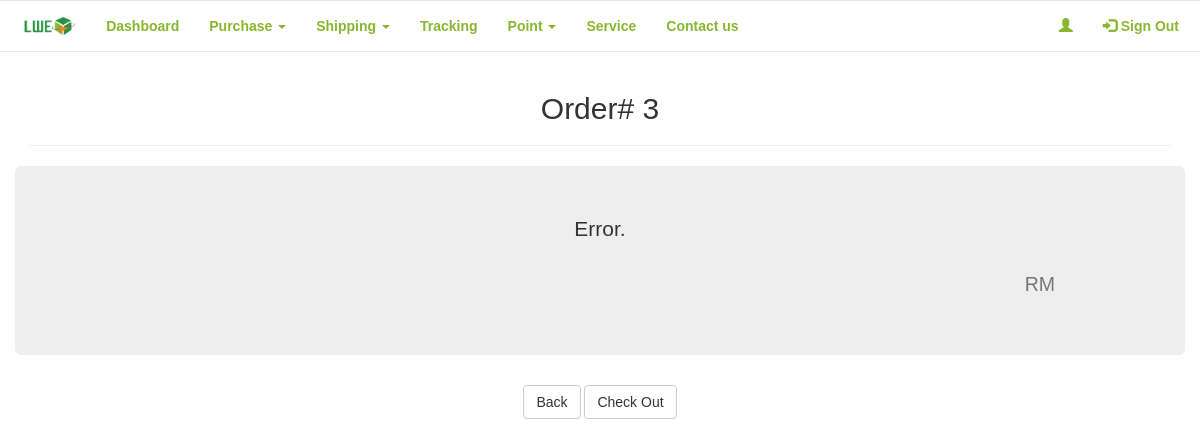
The page /LWE_Buy/purchaseview.php?order_id=3 on the database as committed earlier.
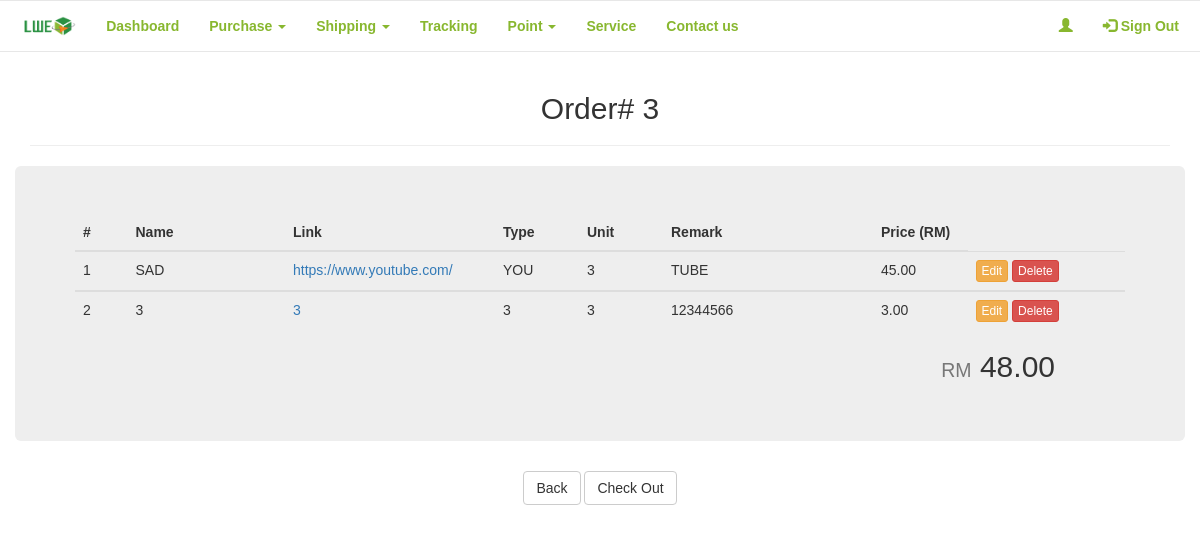
The same page on the database as committed later.
### tables this page shows
CREATE TABLE `order_item` (
  `oi_id` int(11) NOT NULL,
  `order_id` int(11) NOT NULL,
  `name` varchar(50) NOT NULL,
  `link` varchar(255) NOT NULL,
  `type` varchar(50) NOT NULL,
  `unit` int(15) NOT NULL,
  `remark` varchar(255) DEFAULT NULL,
  `price` decimal(10,2) DEFAULT NULL
);

### LWE_Buy/purchaseview.php (the view, shortened to what this page needs)
<?php
require_once 'connection/config.php';
$counter = 0;
$purchaseitemQuery = $db->prepare("
    SELECT *
    FROM order_item
    WHERE order_id=:order_id
");
$purchaseitemQuery->execute([
    'order_id' => $_SESSION['order_id']
]);
$purchaseitem = $purchaseitemQuery->rowCount() ? $purchaseitemQuery : [];
?>
<!DOCTYPE html>
<html data-ng-app="myApp">
    <head>
        <link href="frameworks/css/bootstrap.min.css" rel="stylesheet"/>
        <link href="frameworks/css/style.css" rel="stylesheet"/>
    </head>
    <body background="resources/img/bg.jpg">
        <center>
            <div class="row">
                <?php include_once('nav.php')?>
            </div>
            <div class="container">
                <h2>Order# <?php echo $_SESSION['order_id']; ?></h2>
                <hr/>
            </div>
            <section class = "content">
                <div class="container">
                    <div class="row">
                        <form action="#">
                            <div class="col-xs-12 col-md-12 col-lg-12 jumbotron">
                                <?php if(!empty($purchaseitem)): ?>
                                <table class="table thead-bordered table-hover purchaseitem" style="width:100%">
                                    <thead>
                                        <tr>
                                            <th>#</th>
                                            <th>Name</th>
                                            <th>Link</th>
                                            <th>Type</th>
                                            <th>Unit</th>
                                            <th>Remark</th>
                                            <th>Price (RM)</th>
                                        </tr>
                                    </thead>
                                    <?php foreach($purchaseitem as $purchase):
                                        $counter++;
                                    ?>
                                    <tbody class="purchase">
                                        <tr>
                                            <td width="5%"><?php echo $counter; ?></td>
                                            <td width="15%"><?php echo $purchase['name']; ?></td>
                                            <td width="20%"><a href="<?php echo $purchase['link']; ?>" target="_blank"><?php echo $purchase['link']; ?></a></td>
                                            <td width="8%"><?php echo $purchase['type']; ?></td>
                                            <td width="8%"><?php echo $purchase['unit']; ?></td>
                                            <td width="20%"><?php echo $purchase['remark']; ?></td>
                                            <td width="9%"><?php echo $purchase['price']; ?></td>
                                            <td width="15%">
                                                <a href="editpurchase.php?order_id=<?php echo $_SESSION['order_id']; ?>&oi_id=<?php echo $purchase['oi_id']; ?>" class="btn btn-xs btn-warning">Edit</a>
                                                <a href="delete.php?order_id=<?php echo $_SESSION['order_id']; ?>&oi_id=<?php echo $purchase['oi_id']; ?>" class="btn btn-xs btn-danger delete-button">Delete</a>
                                            </td>
                                        </tr>
                                    </tbody>
                                    <?php endforeach; ?>
                                </table>
                                <?php else: ?>
                                    <p>Error.</p>
                                <?php endif; ?>
                                <?php
                                    $order = $_SESSION['order_id'];
                                    $result = mysql_query("SELECT sum(price) FROM order_item WHERE order_id= $order") or die(mysql_error());
                                    while ($rows = mysql_fetch_array($result)) {
                                ?>
                                <h2 style="text-align: right; padding-right: 70px;"><small>RM</small> <?php echo $rows['sum(price)']; ?></h2>
                                <?php
                                    }
                                ?>
                            </div>
                            <a href="purchaselist.php" class="btn btn-default" name="back">Back</a>
                            <input type="button" class="btn btn-default" name="submit" value="Check Out">
                        </form>
                    </div>
                </div>
            </section>
        </center>
    </body>
</html>

### LWE_Buy/nav.php (shortened to what this page needs)
<nav class="navbar navbar-default">
    <div class="container-fluid">
        <div class="navbar-header">
            <a class="navbar-brand" href="index.html"><img src="resources/img/logo.png" alt="logo"/></a>
        </div>
        <ul class="nav navbar-nav">
            <li><a href="#dashboard" class="menuitem">Dashboard</a></li>
            <li class="dropdown"><a class="dropdown-toggle" data-toggle="dropdown" href="#">Purchase <span class="caret"></span></a>
            </li>
            <li class="dropdown"><a class="dropdown-toggle" data-toggle="dropdown" href="#">Shipping <span class="caret"></span></a>
            </li>
            <li><a href="#tracking" class="menuitem">Tracking</a></li>
            <li class="dropdown"><a class="dropdown-toggle" data-toggle="dropdown" href="#">Point <span class="caret"></span></a>
            </li>
            <li><a href="#service" class="menuitem">Service</a></li>
            <li><a href="contact.php" class="menuitem">Contact us</a></li>
        </ul>
        <ul class="nav navbar-nav navbar-right">
            <li class="dropdown"><a class="dropdown-toggle" data-toggle="dropdown" href="#"><span class="glyphicon glyphicon-user"></span> <?php echo $_SESSION['user_id']; ?></a>
            </li>
            <li><a href="#sign out" class="rightnav"><span class="glyphicon glyphicon-log-in"></span> Sign Out</a></li>
        </ul>
    </div>
</nav>

### LWE_Buy/frameworks/css/style.css (style rules this page uses)
body { font-family: sans-serif; overflow-x: hidden; }
.navbar { background-color: #fff; padding: 0px 20px; }
.navbar-default .navbar-nav > li > a { font-weight: bold; color: #88b72f; }
.navbar-brand img { height: 100%; }

Rows that differ between the two databases and show on the page:
added order_item: counter "1", name "SAD", link "https://www.youtube.com/", type "YOU", unit "3", remark "TUBE", price "45.00"
added order_item: counter "2", name "3", link "3", type "3", unit "3", remark "12344566", price "3.00"
Other text that changed with them:
text no longer shown: "Error."
text now shown: "# Name Link Type Unit Remark Price (RM)"
new list line: "RM 48.00"
list line gone: "RM"
